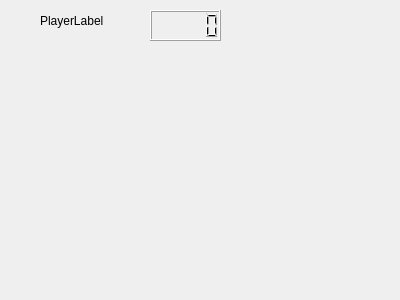
<?xml version="1.0" encoding="UTF-8"?>
<ui version="4.0">
 <class>timeDisplay</class>
 <widget class="QWidget" name="timeDisplay">
  <property name="geometry">
   <rect>
    <x>0</x>
    <y>0</y>
    <width>400</width>
    <height>300</height>
   </rect>
  </property>
  <property name="windowTitle">
   <string>Form</string>
  </property>
  <widget class="QLabel" name="playerLabel">
   <property name="geometry">
    <rect>
     <x>40</x>
     <y>10</y>
     <width>101</width>
     <height>21</height>
    </rect>
   </property>
   <property name="text">
    <string>PlayerLabel</string>
   </property>
  </widget>
  <widget class="QLabel" name="timeLabel">
   <property name="geometry">
    <rect>
     <x>250</x>
     <y>10</y>
     <width>81</width>
     <height>31</height>
    </rect>
   </property>
   <property name="text">
    <string> </string>
   </property>
  </widget>
  <widget class="QLCDNumber" name="lcdNumber">
   <property name="geometry">
    <rect>
     <x>150</x>
     <y>10</y>
     <width>71</width>
     <height>31</height>
    </rect>
   </property>
  </widget>
  <zorder>playerLabel</zorder>
  <zorder>lcdNumber</zorder>
  <zorder>timeLabel</zorder>
  <zorder>lcdNumber</zorder>
 </widget>
 <resources/>
 <connections/>
</ui>
